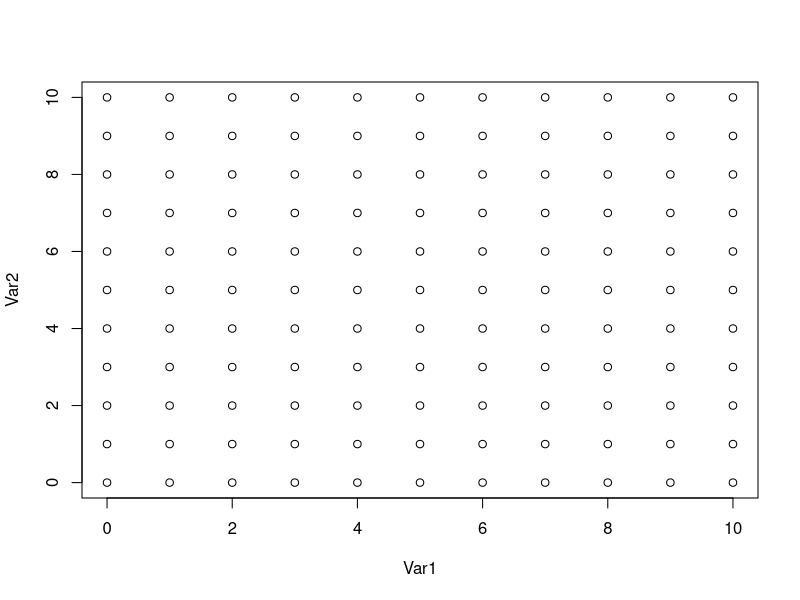

Source code (R):
## ---- chunk 1
# load data
setwd(getwd())
data <- read.csv("SML.NN.data.csv")
train_data = data[data$set == 'train' | data$set == 'valid',]
test_data = data[data$set == 'test',]

# load MASS
library(MASS)
## ---- chunk 2

## ---- chunk 3

## ---- chunk 4
L1 = glm(Y ~ 1 + X1 + X2, 
        data=train_data, 
        family=binomial)

summary(L1)
## ---- chunk 5
L2 = glm(Y ~ 1 + X1 + X2 + X1^2 + X2^2 + X1*X2, 
        data=train_data, 
        family=binomial)

summary(L2)
## ---- chunk 6
D1 = lda(Y ~ X1 + X2,
        data=train_data)

D1
## ---- chunk 7
D2 = qda(Y ~ X1 + X2,
         data=train_data)

D2
## ---- chunk 8
MCR <- function(true_vals, pred_probs, threshold=0.5){
  if(length(true_vals)!=length(pred_probs)){
    print("ERROR: predictions and true values not of same shape")
  }else{
    pred_vals = as.integer((pred_probs > threshold))
    mcr = sum(pred_vals != true_vals)/length(true_vals)
    return(mcr)
  }
}

## ---- chunk 9
L1_probs = data.frame(
              predict(L1, 
                    test_data,
                    type ="response"
                    )
              )

MCR(
  true_vals=test_data$Y,
  pred_probs=L1_probs[,1],
  threshold=0.5)

## ---- chunk 10
L2_probs = data.frame(
              predict(L2, 
                    test_data,
                    type ="response"
                    )
              )

MCR(
  true_vals=test_data$Y,
  pred_probs=L2_probs[,1],
  threshold=0.5)

## ---- chunk 11
D1_probs = data.frame(
                predict(D1, 
                    test_data)$posterior[,2]
              )

MCR(
  true_vals=test_data$Y,
  pred_probs=D1_probs[,1],
  threshold=0.5)

## ---- chunk 12
D2_probs = data.frame(
                predict(D2, 
                    test_data)$posterior[,2]
              )


MCR(
  true_vals=test_data$Y,
  pred_probs=D2_probs[,1],
  threshold=0.5)

## ---- chunk 13
axis_ticks = seq(0,10,1)
grid_df = expand.grid(axis_ticks,axis_ticks)
plot(grid_df)

## ---- chunk 14

## ---- chunk 15

## ---- chunk 16

## ---- chunk 17

